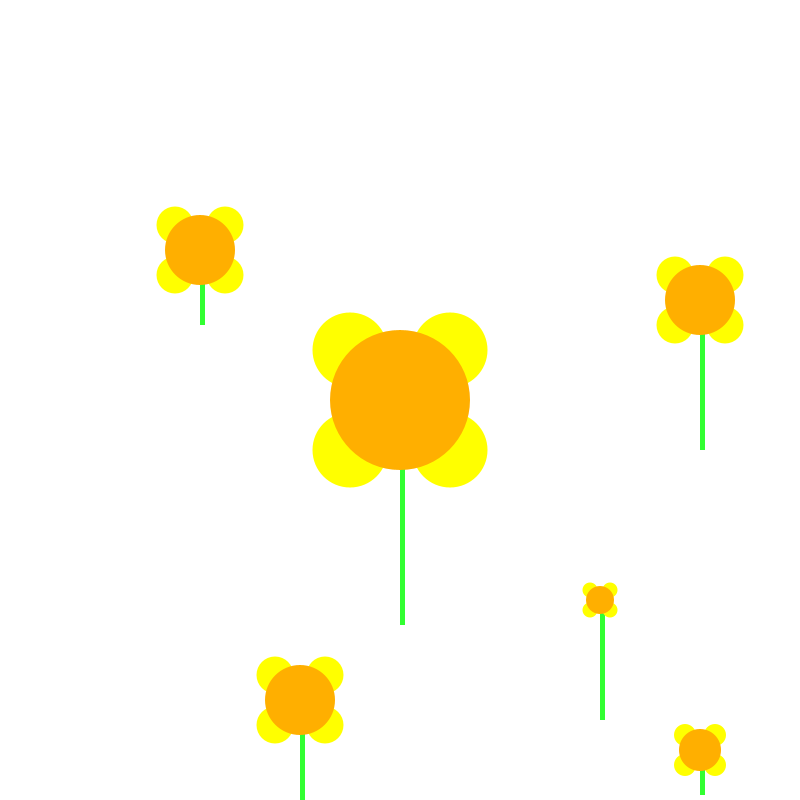
Frame 1 (no input)
Frame 60 (the mouse pressed at the canvas centre just before this capture): identical to frame 1, image omitted
Frame 120 (the mouse held since frame 60 and released just before this capture): identical to frame 1, image omitted

The Processing sketch that drew this single still picture (run headless with seeded random() and noise(); from frame 60 on, the mouse is pressed at the canvas centre):

// Processing sketch: showcase_flower
// ── showcase_flower.pde
void setup() {
  size(800, 800);
}

void draw() {
  background(255);
  drawFlower(width/2, height/2, 100, 150);
  drawFlower(200,250,50,50);
  drawFlower(700,750,30,30);
  drawFlower(300,700,50,100);
  drawFlower(600,600,20,80);
  drawFlower(700,300,50,100);
}

void drawFlower(int circleX, int circleY, int circleWidth, int stemHeight) {
  noStroke();
  fill(50,255,50);

  // flower stem
  rect(circleX, circleY, 5, 1.5*stemHeight);
  fill(255,255,0);
  
  // left petals
  circle(circleX-circleWidth/2, circleY-circleWidth/2, 3*circleWidth/4);
  circle(circleX-circleWidth/2, circleY+circleWidth/2, 3*circleWidth/4);
  // right petals
  circle(circleX + circleWidth/2, circleY-circleWidth/2, 3*circleWidth/4);
  circle(circleX + circleWidth/2, circleY+circleWidth/2, 3*circleWidth/4);
  
  // flower middle circle
  fill(255,175,0);
  circle(circleX, circleY, 1.4*circleWidth);
}
